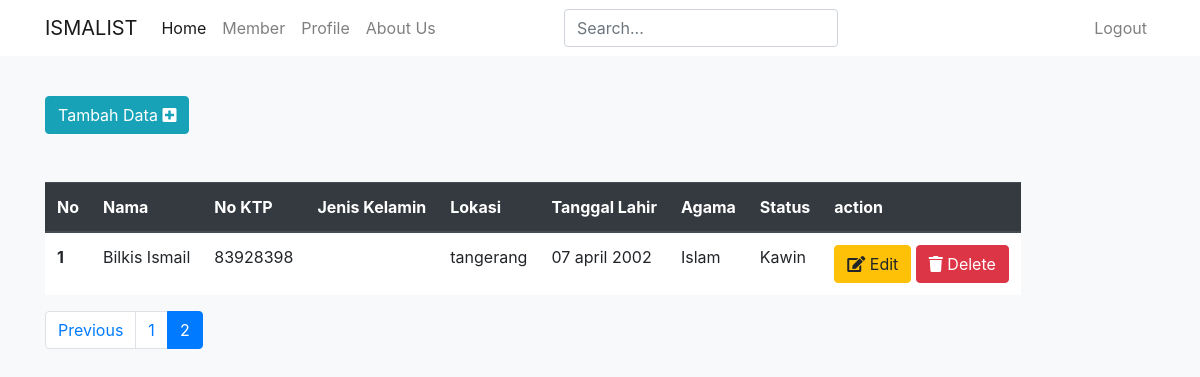
The app's page /home/index.php?halaman=2 (signed in) with its own data.
### tables this page shows
CREATE TABLE `pekerjaan` (
  `id` int(11) NOT NULL,
  `nama` varchar(256) NOT NULL,
  `ktp` varchar(256) NOT NULL,
  `gender` varchar(256) NOT NULL,
  `location` varchar(256) NOT NULL,
  `dates` varchar(256) NOT NULL,
  `agama` varchar(256) NOT NULL,
  `status` varchar(256) NOT NULL
);

### public/config/config.php (called while the page is built, shortened)
<?php
	$conn = mysqli_connect("localhost","root","","php_ajax");
	function query($query){
		global $conn;
		$result = mysqli_query($conn,$query);
		$rows = [];
		while ( $row = mysqli_fetch_assoc($result)) {
			$rows[] =$row;
		}
		return $rows;
	}

### public/home/index.php (the view, shortened to what this page needs)
<?php
  require "../config/config.php";
  $jumlahDataPerHalaman = 5;
	$jumlahData = count(query("SELECT * FROM pekerjaan"));
	$jumlahHalaman = ceil($jumlahData / $jumlahDataPerHalaman);
	$halamanAktif = ( isset($_GET["halaman"]) ) ? $_GET["halaman"] : 1;
	$awalData = ($jumlahDataPerHalaman * $halamanAktif) - $jumlahDataPerHalaman;
 ?>
<!doctype html>
<html lang="en">
  <head>
    <link rel="stylesheet" href="https://use.fontawesome.com/releases/v5.8.1/css/all.css">
    <link rel="stylesheet" href="../../resource/assets/css/bootstrap.min.css">
  </head>
  <body>
    <nav class="navbar navbar-expand-lg navbar-light bg-white fixed-top">
      <div class="container">
        <a class="navbar-brand" href="index.php">ISMALIST</a>
        <div class="collapse navbar-collapse" id="navbarSupportedContent">
          <ul class="navbar-nav mr-auto">
            <li class="nav-item active">
              <a class="nav-link" href="index.php">Home <span class="sr-only">(current)</span></a>
            </li>
            <li class="nav-item">
              <a class="nav-link" href="member.php">Member</a>
            </li>
            <li class="nav-item">
              <a class="nav-link" href="profile.php">Profile</a>
            </li>
            <li class="nav-item">
              <a class="nav-link" href="team.php">About Us</a>
            </li>
          </ul>
          <form class="form-inline mr-auto my-lg-0" method="post">
            <input class="form-control mr-sm-2" type="text" name="keyword" autofocus placeholder="Search..." autocomplete="off" id="keyword-index">
          </form>
          <ul class="navbar-nav ml-auto">
            <li class="nav-item">
              <a class="nav-link" href="../logout.php">Logout</a>
            </li>
          </ul>
        </div>
      </div>
    </nav>
    <br><br><br><br>
    <div class="container">
      <button type="button" class="btn btn-info" data-toggle="modal" data-target="#exampleModal">
        Tambah Data <i class="fa fa-plus-square"></i>
      </button>
    </div>
    <section id="content" class="content mt-5">
      <div class="container">
        <table class="table table-responsive">
          <thead class="thead-dark">
            <tr>
              <th scope="col">No</th>
              <th scope="col">Nama</th>
              <th scope="col">No KTP</th>
              <th scope="col">Jenis Kelamin</th>
              <th scope="col">Lokasi</th>
              <th scope="col">Tanggal Lahir</th>
              <th scope="col">Agama</th>
              <th scope="col">Status</th>
              <th scope="col">action</th>
            </tr>
          </thead>
          <tbody class="bg-white">
            <?php $datas = query("SELECT * FROM pekerjaan ORDER BY id DESC LIMIT $awalData,
          		$jumlahDataPerHalaman"); ?>
            <?php $i = 1; ?>
            <?php foreach ($datas as $row) : ?>
            <tr>
              <th scope="row"><?= $i; ?></th>
              <td><?= $row['nama']; ?></td>
              <td><?= $row['ktp']; ?></td>
              <td><?= $row['gender']; ?></td>
              <td><?= $row['location']; ?></td>
              <td><?= $row['dates']; ?></td>
              <td><?= $row['agama']; ?></td>
              <td><?= $row['status']; ?></td>
              <td>
                <a class="btn btn-warning" href="../model/edit.php?id=<?= $row['id']; ?>"><i class="fa fa-edit"></i> Edit</a>
                <a class="btn btn-danger" href="../model/delete.php?id=<?= $row['id']; ?>"><i class="fa fa-trash"></i> Delete</a>
              </td>
            </tr>
            <?php $i++; ?>
            <?php endforeach; ?>
          </tbody>
        </table>
      </div>
    </section>
    <section class="pagination" id="pagination">
      <div class="container">
        <nav aria-label="Page navigation example">
          <ul class="pagination">
            <?php if ($halamanAktif > 1) : ?>
            <li class="page-item"><a class="page-link" href="?halaman= <?= $halamanAktif - 1; ?>">Previous</a></li>
            <?php endif; ?>
            <?php for ($i=1; $i <= $jumlahHalaman; $i++) :?>
          		<?php if ($i == $halamanAktif) :?>
                <li class="page-item active"><a class="page-link" href="?halaman=<?= $i; ?>"><?= $i; ?></a></li>
          			<?php else :?>
                  <li class="page-item"><a class="page-link" href="?halaman=<?= $i; ?>"><?= $i; ?></a></li>
          		<?php endif; ?>
          	<?php endfor; ?>
          </ul>
        </nav>
      </div>
    </section>
  </body>
</html>

### public/home/index.php (style rules this page uses)
body { background-color: #f8f9fa; }

### records on screen
pekerjaan: nama "Bilkis Ismail", ktp "83928398", location "tangerang", dates "07 april 2002", agama "Islam", status "Kawin"
